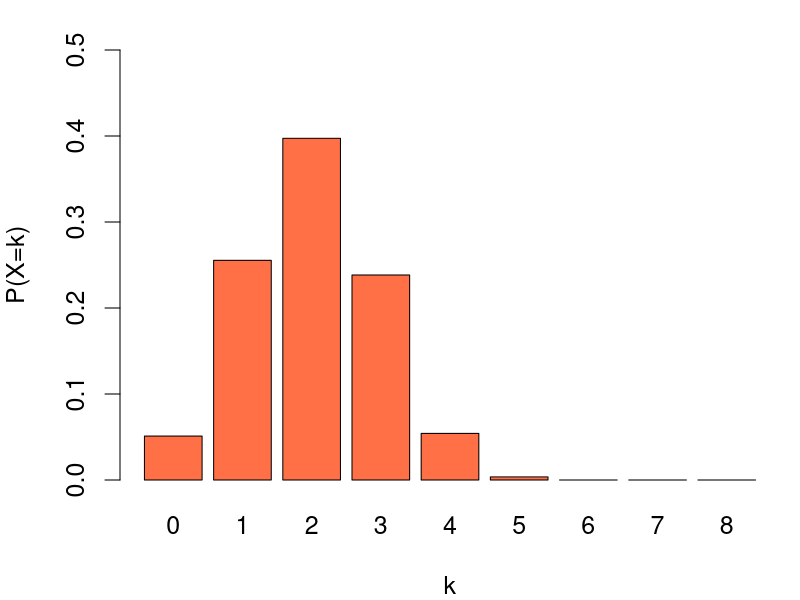

The R source for this figure:
# Hypergeometrical distribution
# Hyp(20,5,8)

par(mai=c(1.2,1.2,0.5,0.2), cex=1.5)
barplot(dhyper(0:8, 5, 15, 8), names.arg=0:8, ylim=c(0.0,0.5),
        col=c("#FF7046"), xlab="k", ylab="P(X=k)")
